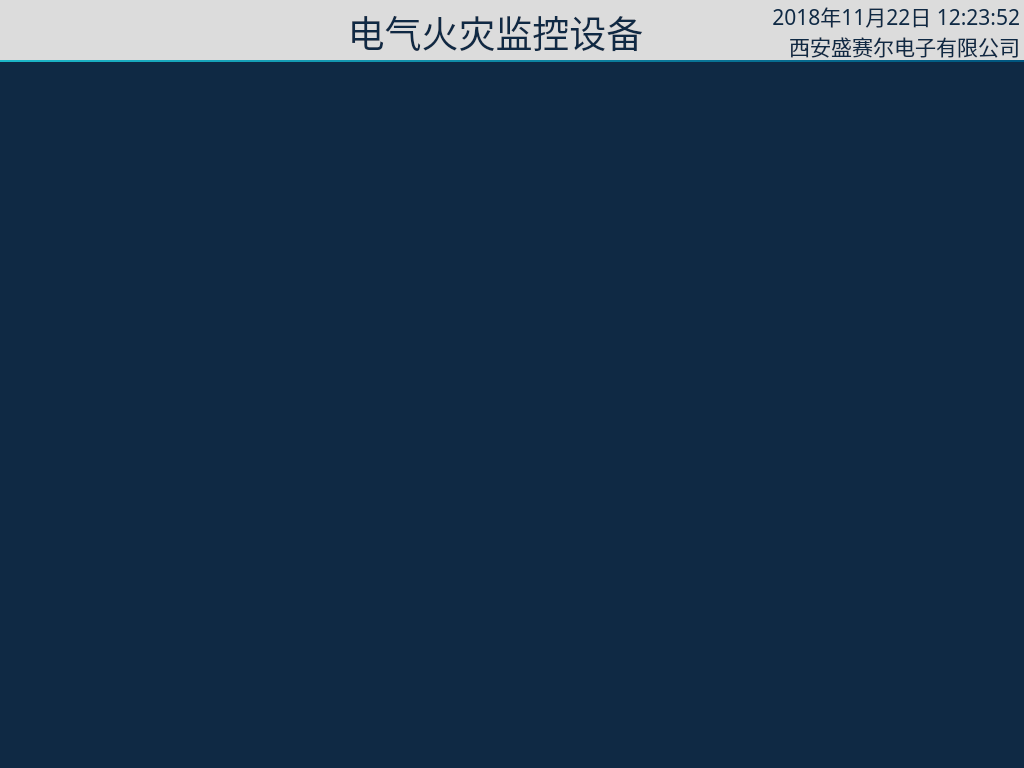
<?xml version="1.0" encoding="UTF-8"?>
<ui version="4.0">
 <class>MainWindow</class>
 <widget class="QMainWindow" name="MainWindow">
  <property name="geometry">
   <rect>
    <x>0</x>
    <y>0</y>
    <width>1024</width>
    <height>768</height>
   </rect>
  </property>
  <property name="windowTitle">
   <string>MainWindow</string>
  </property>
  <widget class="QWidget" name="centralWidget">
   <property name="styleSheet">
    <string notr="true">QWidget#centralWidget{
background-color: rgb(15, 41, 68);
}
QToolButton{
font: 18pt &quot;文泉驿等宽微米黑&quot;;
color: rgb(255, 255, 255);
border:2px solid rgb(28, 183, 200);
border-radius:10px;
background-color: rgb(15, 41, 68);
}
QToolButton:disabled{
font: 18pt &quot;文泉驿等宽微米黑&quot;;
color: rgb(255, 255, 255);
border-color: rgb(255, 255, 255);
}
QToolButton:hover{
font: 17pt &quot;文泉驿等宽微米黑&quot;;
color: rgb(255, 0, 0);
color: rgb(0, 185, 185);
/*background-color: rgb(3, 127, 119);*/
}
QDialog{
background-color: rgb(15, 41, 68);
}
QPushButton{
width:50px;
height:35px;
font: 14pt &quot;文泉驿等宽微米黑&quot;;
color: rgb(255, 255, 255);
border:2px solid rgb(28, 183, 200);
border-radius:10px;
background-color: rgb(15, 41, 68);
}
QLabel{
font: 14pt &quot;文泉驿等宽微米黑&quot;;
color: rgb(255, 255, 255);
}</string>
   </property>
   <widget class="QLabel" name="label_19">
    <property name="geometry">
     <rect>
      <x>0</x>
      <y>60</y>
      <width>1024</width>
      <height>2</height>
     </rect>
    </property>
    <property name="styleSheet">
     <string notr="true">font: 16pt &quot;文泉驿等宽微米黑&quot;;
background-color: qlineargradient(spread:reflect, x1:0, y1:0, x2:1, y2:0, stop:0 rgba(28, 183, 200, 255), stop:1 rgba(0, 85, 127, 255));</string>
    </property>
    <property name="text">
     <string/>
    </property>
   </widget>
   <widget class="QStackedWidget" name="stackedWidget">
    <property name="geometry">
     <rect>
      <x>0</x>
      <y>65</y>
      <width>1024</width>
      <height>700</height>
     </rect>
    </property>
   </widget>
   <widget class="QLabel" name="lbTime">
    <property name="geometry">
     <rect>
      <x>720</x>
      <y>0</y>
      <width>300</width>
      <height>30</height>
     </rect>
    </property>
    <property name="font">
     <font>
      <family>文泉驿等宽微米黑</family>
      <pointsize>16</pointsize>
      <weight>50</weight>
      <italic>false</italic>
      <bold>false</bold>
     </font>
    </property>
    <property name="focusPolicy">
     <enum>Qt::TabFocus</enum>
    </property>
    <property name="styleSheet">
     <string notr="true">color: rgb(15, 41, 68);
font: 16pt &quot;文泉驿等宽微米黑&quot;;</string>
    </property>
    <property name="text">
     <string>2018年11月22日 12:23:52</string>
    </property>
    <property name="alignment">
     <set>Qt::AlignRight|Qt::AlignTrailing|Qt::AlignVCenter</set>
    </property>
   </widget>
   <widget class="QLabel" name="lbTitle">
    <property name="geometry">
     <rect>
      <x>300</x>
      <y>5</y>
      <width>391</width>
      <height>50</height>
     </rect>
    </property>
    <property name="font">
     <font>
      <family>文泉驿等宽微米黑</family>
      <pointsize>28</pointsize>
      <weight>50</weight>
      <italic>false</italic>
      <bold>false</bold>
     </font>
    </property>
    <property name="focusPolicy">
     <enum>Qt::ClickFocus</enum>
    </property>
    <property name="styleSheet">
     <string notr="true">color: rgb(15, 41, 68);
font: 28pt &quot;文泉驿等宽微米黑&quot;;</string>
    </property>
    <property name="text">
     <string>电气火灾监控设备</string>
    </property>
    <property name="alignment">
     <set>Qt::AlignCenter</set>
    </property>
   </widget>
   <widget class="QLabel" name="lbLogo">
    <property name="geometry">
     <rect>
      <x>5</x>
      <y>10</y>
      <width>180</width>
      <height>45</height>
     </rect>
    </property>
    <property name="text">
     <string/>
    </property>
   </widget>
   <widget class="QLabel" name="lbCompany">
    <property name="geometry">
     <rect>
      <x>720</x>
      <y>30</y>
      <width>300</width>
      <height>30</height>
     </rect>
    </property>
    <property name="font">
     <font>
      <family>文泉驿等宽微米黑</family>
      <pointsize>16</pointsize>
      <weight>50</weight>
      <italic>false</italic>
      <bold>false</bold>
     </font>
    </property>
    <property name="focusPolicy">
     <enum>Qt::TabFocus</enum>
    </property>
    <property name="styleSheet">
     <string notr="true">color: rgb(15, 41, 68);
font: 16pt &quot;文泉驿等宽微米黑&quot;;</string>
    </property>
    <property name="text">
     <string>西安盛赛尔电子有限公司</string>
    </property>
    <property name="alignment">
     <set>Qt::AlignRight|Qt::AlignTrailing|Qt::AlignVCenter</set>
    </property>
   </widget>
   <widget class="QLabel" name="label">
    <property name="geometry">
     <rect>
      <x>0</x>
      <y>0</y>
      <width>1024</width>
      <height>60</height>
     </rect>
    </property>
    <property name="styleSheet">
     <string notr="true">background-color: rgb(255, 255, 255);
background-color: rgb(220, 220, 220);</string>
    </property>
    <property name="text">
     <string/>
    </property>
   </widget>
   <zorder>label</zorder>
   <zorder>label_19</zorder>
   <zorder>stackedWidget</zorder>
   <zorder>lbTime</zorder>
   <zorder>lbTitle</zorder>
   <zorder>lbLogo</zorder>
   <zorder>lbCompany</zorder>
  </widget>
 </widget>
 <layoutdefault spacing="6" margin="11"/>
 <resources/>
 <connections/>
</ui>
